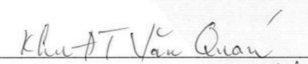
#> input picture crnn_pbcquoc/before.jpg, 308 x 64 px, given as the content of the folder rojects/dataset/cleaned_data_merge_fixed/train/AICR_P0000001, which was not available
$ python image_preprocessing.py   (older library calls are emulated)
#> lines starting #> are read from the running program, lines starting #| are printed output that depends on the picture; pictures that were not available may be replaced by others from this repository, and a replacement may not be noted
#> in gen_random_rotate, img is the input picture: shape (64, 308, 3); min 47, max 255, mean 242
import cv2
import numpy as np
import pickle
import math
import os
from os import listdir
from datetime import datetime
import shutil
import random
from table_border_extraction_fns import get_h_and_v_line_bbox, \
    clTable, get_h_and_v_line_bbox_CNX, filter_lines_error, detect_table

kernel_sharpening = np.array([[0, 0, 0, 0, -1, 0, 0, 0, 0],
                              [0, 0, 0, 0, -1, 0, 0, 0, 0],
                              [0, 0, 0, 0, -1, 0, 0, 0, 0],
                              [0, 0, 0, 0, -1, 0, 0, 0, 0],
                              [-1, -1, -1, -1, 17, -1, -1, -1, -1],
                              [0, 0, 0, 0, -1, 0, 0, 0, 0],
                              [0, 0, 0, 0, -1, 0, 0, 0, 0],
                              [0, 0, 0, 0, -1, 0, 0, 0, 0],
                              [0, 0, 0, 0, -1, 0, 0, 0, 0]])

kernel_blur = np.array([[1 / 9, 1 / 9, 1 / 9],
                        [1 / 9, 1 / 9, 1 / 9],
                        [1 / 9, 1 / 9, 1 / 9]])

kernel_shapping2 = np.array([[-1, -1, -1],
                             [-1, 9, -1],
                             [-1, -1, -1]])


# [75 lines left out: functions order_points, four_point_transform, rotate_image, not called in this run]


def rotate_image_angle(img, angle):
#> called with angle = 1
    shape_ = img.shape
#> shape_ = (64, 308, 3)
    h_org = shape_[0]
#> h_org = 64
    w_org = shape_[1]
#> w_org = 308
    Mat_rotation = cv2.getRotationMatrix2D((w_org / 2, h_org / 2), 360 - angle, 1)
    # rotate image
    abs_cos = abs(Mat_rotation[0, 0])
#> abs_cos = 1
    abs_sin = abs(Mat_rotation[0, 1])
#> abs_sin = 0.0175

    bound_w = int(h_org * abs_sin + w_org * abs_cos)
#> bound_w = 309
    bound_h = int(h_org * abs_cos + w_org * abs_sin)
#> bound_h = 69

    Mat_rotation[0, 2] += bound_w / 2 - w_org / 2
    Mat_rotation[1, 2] += bound_h / 2 - h_org / 2

    img_result = cv2.warpAffine(img, Mat_rotation, (bound_w, bound_h))
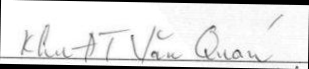
#> img_result: shape (69, 309, 3); min 0, max 255, mean 223.7
    blank_image = np.zeros(shape=[h_org, w_org, 1], dtype=np.uint8)
    blank_image = 255 - blank_image
    img_result_blank = cv2.warpAffine(blank_image, Mat_rotation, (bound_w, bound_h))
#> blank_image: shape (64, 308, 1); every value is 255
    img_result_blank = 255 - img_result_blank
    img_result = erase_img(img_result,img_result_blank,None,1)
    return img_result


# [19 lines left out: functions flip_image, invert_image, not called in this run]


def erase_img(img, temp, rect, pixel_cal=5, method=cv2.INPAINT_TELEA):
    # format  of rect [x1, y1, x2, y2]
    # (x1, y1) coordinate top left, (x2, y2) coordinate bottom right
#> called with pixel_cal = 1, method = 1
    dst = None
    if temp is None:
        h = img.shape[0]
        w = img.shape[1]
        x1, y1, x2, y2 = rect
        blank_image = np.zeros(shape=[h, w, 1], dtype=np.uint8)
        for r in range(y1, (y2 + 1)):
            for c in range(x1, (x2 + 1)):
                blank_image[r, c] = 255
        # mask = cv2.threshold(blank_image,100,255,cv2.THRESH_BINARY)
        dst = cv2.inpaint(img, blank_image, pixel_cal, method)
    else:
        dst = cv2.inpaint(img, temp, pixel_cal, method)
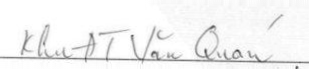
#> dst: shape (69, 309, 3); min 61, max 255, mean 242.7
    return dst


# [46 lines left out: function auto_rotation, not called in this run]


def crop_image(img, x1, y1, x2, y2, offsetx=0, offsety=0):
    return img[y1+offsety:y2+offsety, x1+offsetx:x2+offsetx]


# [36 lines left out: function update_database_template, not called in this run]


class clTemplate:
    # [95 lines left out: functions __init__, auto_extract_info, not called in this run]

class clTemplate_demo:
    # [5 lines left out: function __init__, not called in this run]

class clImageInfor_demo:
    # [230 lines left out: functions __init__, view_boxes, background_subtract, extract_for_demo, removeLines, augment_image_addline, not called in this run]

def augment_random_rotate(img, begin, end):
    angle = random.randrange(begin, end)
    img2 = rotate_image_angle(img, angle)
    return img2

# [29 lines left out: function augment_random_erase, not called in this run]


def get_list_dir_in_folder(dir):
    sub_dir = [o for o in os.listdir(dir) if os.path.isdir(os.path.join(dir, o))]
    return sub_dir

def list_files1(directory, extension):
    # print(listdir(directory))
    list_file = []
    for f in listdir(directory):
        if f.endswith('.' + extension):
            list_file.append(f)
    return list_file

# [70 lines left out: functions gen_data_path, gen_white_data, not called in this run]

def gen_random_rotate(path,path_save):
    list_img = list_files1(path, "jpg")
    list_img += list_files1(path, "png")
    dir_name = os.path.basename(path)
    save_dir_rotate = os.path.join(path_save, 'add_rotate', dir_name)

    if not os.path.isdir(save_dir_rotate):
        os.mkdir(save_dir_rotate)

    count = 0
    for img_name in list_img:
        path_img = os.path.join(path, img_name)
        count += 1
        print(count, path_img)
        img = cv2.imread(path_img)

        anno_name = img_name.replace('.jpg', '.txt').replace('.png', '.txt')
        anno_path_src = os.path.join(path, anno_name)
        # solid
        rs = augment_random_rotate(img, -5,5)
        img_path_save = os.path.join(save_dir_rotate, img_name)
        anno_path_save = os.path.join(save_dir_rotate, anno_name)
        cv2.imwrite(img_path_save, rs)
        shutil.copy(anno_path_src, anno_path_save)

# [101 lines left out: functions store_data_handwriting_template, store_data_handwriting_table, not called in this run]

if __name__ == "__main__":
    #view_boxes('form/template_VIB_page1.txt')
    path_img = "/data/aicr_data_hw/image_raw/SL/nd.cuong"
    #path_configfile = "venv/template_data.txt"
    path_save = "/data/aicr_data_hw/image_raw/SL/nd.cuong/crop/crop"

    data_dir='/home/duycuong/PycharmProjects/dataset/cinnamon_data/train'
    # list_dir=get_list_dir_in_folder(data_dir)
    # for dir in list_dir:
    #     gen_white_data(os.path.join(data_dir, dir),'/home/duycuong/PycharmProjects/dataset/augment')
    gen_random_rotate('/home/duycuong/PycharmProjects/dataset/cleaned_data_merge_fixed/train/AICR_P0000001','/home/duycuong/PycharmProjects/dataset/augment')
    #gen_data_path('/home/duycuong/PycharmProjects/dataset/cleaned_data_merge_fixed/train/AICR_P0000001','/home/duycuong/PycharmProjects/dataset/augment')
    #store_data_handwriting_table(path_img,path_save,0)

$ run again, on crnn_pbcquoc/data/18449-2_11-2.jpg
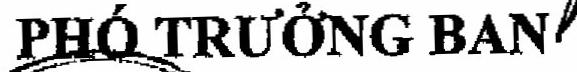
#> input picture crnn_pbcquoc/data/18449-2_11-2.jpg, 577 x 72 px, given as the content of the folder rojects/dataset/cleaned_data_merge_fixed/train/AICR_P0000001, which was not available
#> in gen_random_rotate, img is the input picture: shape (72, 577, 3); min 0, max 255, mean 187.4
#> in rotate_image_angle, `img_result = cv2.warpAffine(img, Mat_rotation, (bound_w, bound_h))`:
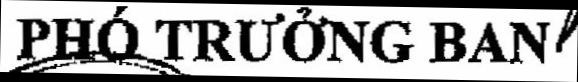
#> img_result: shape (82, 578, 3); min 0, max 255, mean 164.2
#> blank_image: shape (72, 577, 1); every value is 255
#> in erase_img, `dst = cv2.inpaint(img, temp, pixel_cal, method)`:
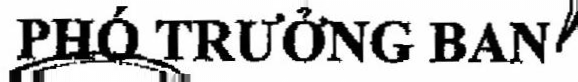
#> dst: shape (82, 578, 3); min 0, max 255, mean 193.6
